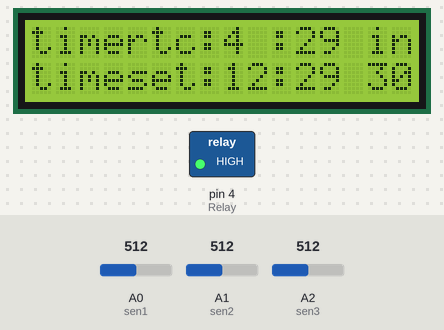
Bench run of a sketch on a simulated Arduino Uno, built with avr-gcc and run on an emulated ATmega328P. On the bench: 16×2 character LCD, switched loads named in the sketch (green lamp = pin HIGH). The inputs (shaded band) are chosen by the test bench; at power-on: A0 (sen1) = 512, A1 (sen2) = 512, A2 (sen3) = 512. The local clock reads 2024-03-15 10:24:30 at power-on unless the sketch sets it; what the sketch prints to the serial monitor is not drawn.

Above: at 3.31 s.
3.8 s: A0 (sen1) set to 716
At 4.42 s:
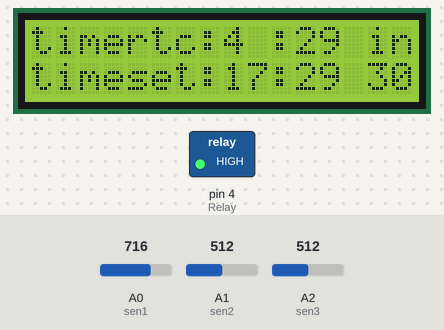
5.7 s: A1 (sen2) set to 306
At 6.08 s:
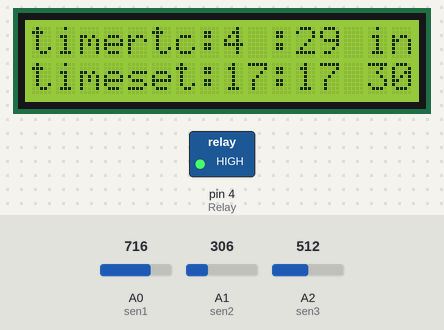
7.4 s: A2 (sen3) set to 900
At 7.75 s:
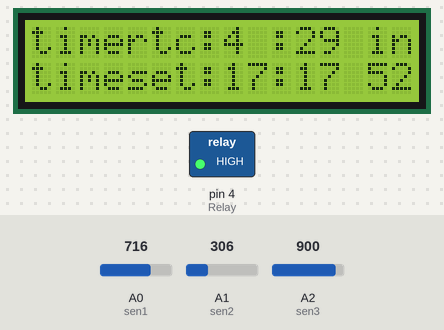
9.1 s: A2 (sen3) set to 1023
At 9.41 s:
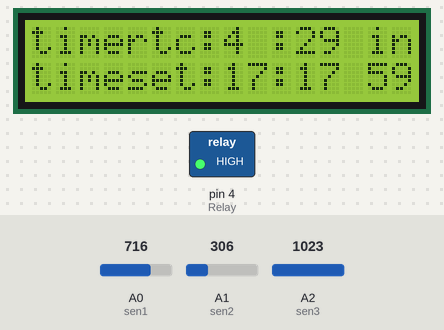
10.7 s: A1 (sen2) set to 122
At 11.07 s:
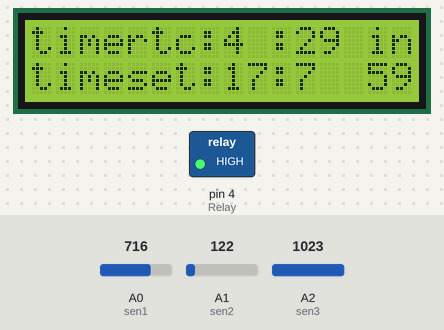
12.4 s: A0 (sen1) set to 511
At 12.74 s:
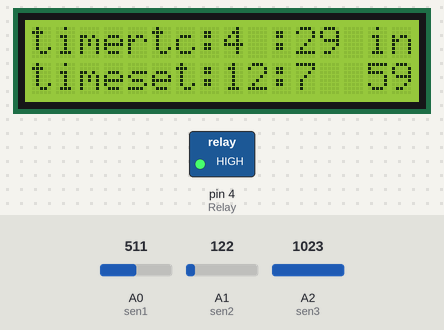
Timing chart, 0 to 15.1 s (numbered marks = the images above; inputs shaded):
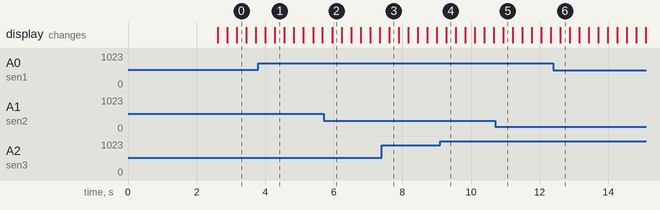

The sketch:

relay_lcd.ino
```cpp
#include <Wire.h>              //lib urusan i2c
#include <DS3232RTC.h>         //lib sensor rtc
#include <LiquidCrystal_I2C.h> //lib layar

DS3232RTC RTC;                      //pemnaggilan awal rtc
LiquidCrystal_I2C lcd(0x27, 16, 2); //layar (alamat, kolom, baris)

int Relay = 4;  //pinout relay/pompa/led etc...
int sen1 = A0;  //pinout potensio 1 (jam)
int sen2 = A1;  //pinout potensio 2 (menit)
int sen3 = A2;  //pinout potensio 3 (interval)

/**********************************************************************
   nilai yang dapat berubah digunakan untuk menyimpan nilai sementara
 **********************************************************************/
int Value1 = 0;
int Value2 = 0;
int Value3 = 0;
int Value4 = 0;
int Value5 = 0;

void setup() {
  Serial.begin(9600);  //serial monitar
  lcd.init();          //inisialisasi lcd
  lcd.backlight();     //backlight lcd
  lcd.setCursor(0, 0); //tempat pertama text (kolom, baris)
  lcd.print("timer penyiraman");
  lcd.setCursor(1, 1);
  lcd.print("by : 1999azzar");

  pinMode(4, OUTPUT);    // relay/motor (output = keluaran, input = sensor)
  digitalWrite(4, !LOW); // ! = not, !LOW = HIGH / !HIGH = LOW

  setTime(04, 29, 00, 20, 10, 2022);//Hours / minutes / second / day of month / month / year
  RTC.set(now());                   //set waktu rtc

  setSyncProvider(RTC.get);    // membaca waktu dari rtc
  if (timeStatus() != timeSet) // jika waktu rtc tak terbaca
    Serial.println("Unable to sync with the RTC");
  else
    Serial.println("RTC has set the system time");

  delay(2500);
  lcd.clear(); //membersihkan semua teks di lcd
}

void loop() {
  Value1 = analogRead(sen1);
  Value2 = analogRead(sen2);
  Value3 = analogRead(sen3);

  Serial.println(Value1);
  Serial.println(Value2);
  Serial.println(Value3);

  Value1 =  map(analogRead(sen1), 0, 1023, 1, 24); // map(sensor, minsensor, maxsensor, min, max)
  Value2 =  map(analogRead(sen2), 0, 1023, 0, 59);
  Value3 =  map(analogRead(sen3), 0, 1023, 1, 59);

  Value4 = Value1;
  Value5 = Value2 + Value3;
  if (Value3 > 59) {
    Value4 = Value1 + 1;
    Value5 = 0;
  }

  /*******************************
    printing text data on a lcd
  *******************************/
  lcd.setCursor(0, 1);
  lcd.print("timeset:");
  lcd.setCursor(8, 1);
  lcd.print(Value1);
  lcd.setCursor(10, 1);
  lcd.print(":");
  lcd.setCursor(11, 1);
  lcd.print(Value2);
  lcd.setCursor(14, 1);
  lcd.print(Value3);
  delay(250);
  lcd.setCursor(9, 1);
  lcd.print("       ");

  lcd.setCursor(0, 0);
  lcd.print("timertc:");
  lcd.setCursor(8, 0);
  lcd.print(hour());
  lcd.setCursor(10, 0);
  lcd.print(":");
  lcd.setCursor(11, 0);
  lcd.print(minute());
  lcd.setCursor(14, 0);
  lcd.print("in");
  delay(250);
  lcd.setCursor(9, 1);
  lcd.print("       ");


  /**************
    waktu hidup
  ***************/
  if (hour() == Value1 && minute() == Value2) {
    digitalWrite(Relay, !HIGH);
    Serial.println("LIGHT ON");
  }

  /*************
     waktu mati
  **************/
  else if (hour() == Value4 && minute() == Value3) {
    digitalWrite(Relay, !LOW);
    Serial.println("LIGHT OFF");
  }
}
```

Measured:
- after the input at 3.8 s, the display: first differs from a run without the input after 0.48 s (image 1)
- after the input at 5.7 s, the display: changes after 0.25 s (image 2)
- after the input at 7.4 s, the display: changes after 0.21 s (image 3)
- after the input at 9.1 s, the display: changes after 0.18 s (image 4)
- after the input at 10.7 s, the display: changes after 0.24 s (image 5)
- after the input at 12.4 s, the display: changes after 0.20 s (image 6)
